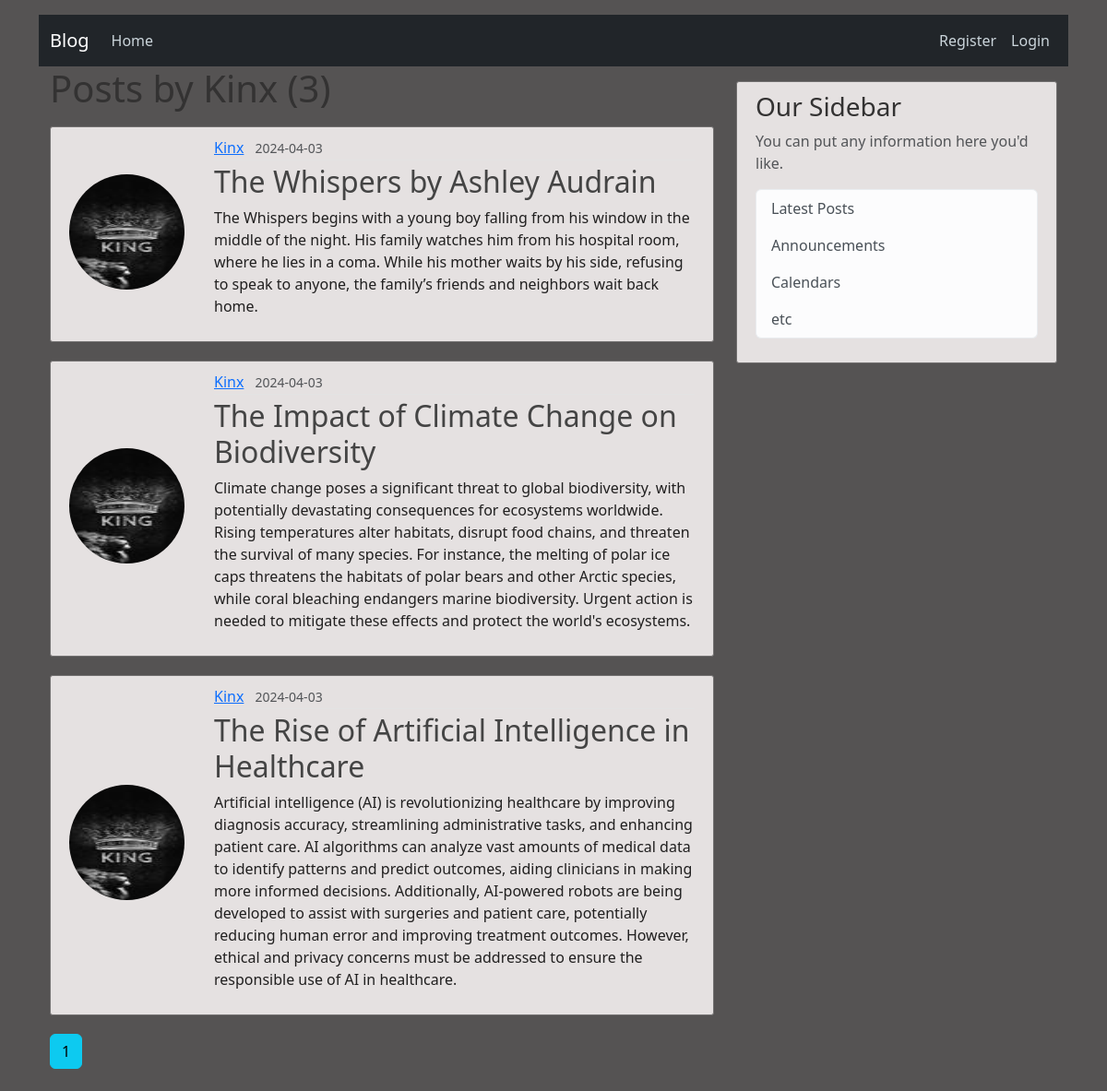
/user/Kinx, run on an earlier commit of the app's database.
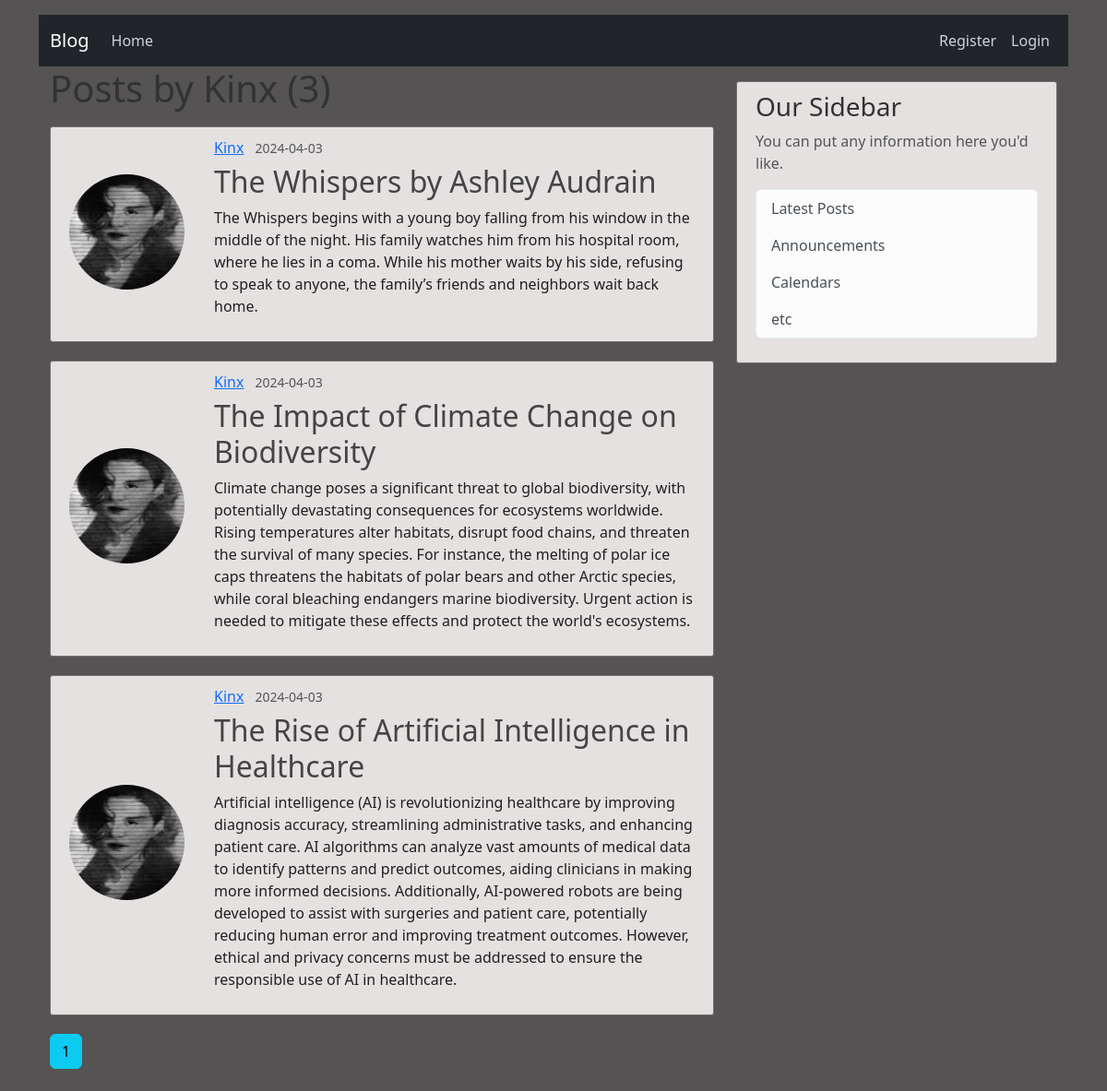
And on a later commit of the database.
### blog/models.py (models this page shows, shortened)
class User(db.Model, UserMixin):
    id = db.Column(db.Integer, primary_key=True)
    firstname = db.Column(db.String(20), unique=False, nullable=False)
    lastname = db.Column(db.String(20), unique=False, nullable=False)
    email = db.Column(db.String(20), unique=True, nullable=False)
    username = db.Column(db.String(20), unique=True, nullable=False)
    image_file = db.Column(db.String(20), nullable=False, default='default.jpg')
    password = db.Column(db.String(20), nullable=False)
    address= db.Column(db.String(20), nullable=False)
    posts = db.relationship('Post', backref='author', lazy=True)

class Post(db.Model):
    id = db.Column(db.Integer, primary_key=True)
    title = db.Column(db.String(100), nullable=False)
    content = db.Column(db.Text(), nullable=False)
    date_posted = db.Column(db.DateTime(), nullable=False, default=datetime.now(utc))
    user_id = db.Column(db.Integer, db.ForeignKey('user.id'), nullable=False)

### blog/routes.py (the view)
@app.route("/user/<string:username>")
def user_posts(username):
    page = request.args.get('page', 1, type=int)
    user = User.query.filter_by(username=username).first_or_404()
    posts = Post.query.filter_by(author=user)\
        .order_by(Post.date_posted.desc())\
        .paginate(page=page, per_page=5)
    return render_template('user_posts.html', posts=posts, user=user)

### blog/templates/user_posts.html
{% extends "index.html" %}
{% block content %}
    <h1 class="mb-3">Posts by {{ user.username }} ({{ posts.total }})</h1>
    {% for post in posts.items %}
        <article class="media content-section">
          <div class="sticky-header__user-container">
            <div class="sticky-header__avtar">
                <img class="rounded-circle account-img" src="{{ url_for('static', filename='profile_pics/' + post.author.image_file) }}">
            </div>
          <div class="media-body">
            <div class="article-metadata">
              <a class="mr-2" href="{{ url_for('user_posts', username=post.author.username) }}">{{ post.author.username }}</a>
              <small class="text-muted">{{ post.date_posted.strftime('%Y-%m-%d') }}</small>
            </div>
            <h2><a class="article-title" href="{{ url_for('post', post_id=post.id) }}">{{ post.title }}</a></h2>
            <p class="article-content">{{ post.content }}</p>
          </div>
        </article>
    {% endfor %}
    {% for page_num in posts.iter_pages(left_edge=1, right_edge=1, left_current=1, right_current=2) %}
      {% if page_num %}
        {% if posts.page == page_num %}
          <a class="btn btn-info mb-4" href="{{ url_for('user_posts', username=user.username, page=page_num) }}">{{ page_num }}</a>
        {% else %}
          <a class="btn btn-outline-info mb-4" href="{{ url_for('user_posts', username=user.username, page=page_num) }}">{{ page_num }}</a>
        {% endif %}
      {% else %}
        ...
      {% endif %}
    {% endfor %}
{% endblock content %}

### blog/templates/index.html (shortened to what this page needs)
<!doctype html>
<html lang="en">
<head>
  <link rel="stylesheet" href="https://maxcdn.bootstrapcdn.com/bootstrap/4.0.0/css/bootstrap.min.css">
  <link href="https://cdn.jsdelivr.net/npm/bootstrap@5.3.3/dist/css/bootstrap.min.css" rel="stylesheet">
  <link href="https://cdn.jsdelivr.net/npm/bootstrap@5.3.3/dist/css/bootstrap.min.css" rel="stylesheet"
>
  <link rel="stylesheet" type="text/css" href="{{ url_for('static', filename='main.css') }}">
</head>
<body>
  <div class="container">
    <header class="site-header">
      <nav class="navbar navbar-expand-lg navbar-dark bg-dark">
        <div class="container">
          <a class="navbar-brand" href="#">Blog</a>
          <div class="collapse navbar-collapse" id="navbarSupportedContent">
            <div class="navbar-nav me-auto mb-2 mb-lg-0">
              <a class="nav-link nav-item" aria-current="page" href="{{ url_for('home') }}">Home </a>
            </div>
            <div class="navbar-nav">
              {% if current_user.is_authenticated %}
              <a class=" nav-item nav-link" href="{{ url_for('new_post') }}" >New Post</a>
              <a class=" nav-item nav-link" href="{{ url_for('account') }}" >Account</a>
              <a class=" nav-item nav-link" href="{{ url_for('logout') }}" >Logout</a>
              {% else %}
              <a class=" nav-item nav-link" href="{{ url_for('register') }}">Register</a>
              <a class=" nav-item nav-link" href="{{ url_for('login') }}" >Login</a>
            {% endif %}
            </div>
          </div>
        </div>
      </nav>
    </header>
    <main role="main" class="container">
      <div class="row">
        <div class="col-md-8">
          {% block content %}{% endblock %}
        </div>
        <div class=" col-md-4">
          <div class="content-section my-3">
            <h3>Our Sidebar</h3>
            <p class='text-muted'>You can put any information here you'd like.
              <ul class="list-group">
                <li class="list-group-item list-group-item-light">Latest Posts</li>
                <li class="list-group-item list-group-item-light">Announcements</li>
                <li class="list-group-item list-group-item-light">Calendars</li>
                <li class="list-group-item list-group-item-light">etc</li>
              </ul>
            </p>
          </div>
        </div>
      </div>
    </main>
</body>
</html>

### blog/static/main.css (style rules this page uses)
body { background: hsl(0, 1%, 33%); color: #201f1f; margin-top: 1rem; }
h1, h2, h3, h4, h5, h6 { color: #333232; }
.content-section { background-color: hsl(0, 7%, 89%); padding: 10px 20px; border: 1px solid #727070; border-radius: 3px; margin-top: 17px; margin-bottom: 20px; }
.site-header .navbar-nav .nav-link { color: #cbd5db; }
.article-title { text-decoration: none; color: #444444; }
.article-content { white-space: pre-line; }
.article-metadata { padding-bottom: 1px; margin-bottom: 4px; border-bottom: 1px solid #e3e3e3 }
.account-img { height: 125px; width: 125px; margin-top: 10px; margin-right: 20px; margin-bottom: 16px; }
.sticky-header__user-container { display: -ms-flexbox; display: flex; -ms-flex-align: center; align-items: center; gap: 12px; }

What changed in the data, as far as the page shows it:
changed through a linked row, Post "The Whispers by Ashley Audrain": image_file: a different picture
changed through a linked row, Post "The Impact of Climate Change on Biodiversity": image_file: a different picture
changed through a linked row, Post "The Rise of Artificial Intelligence in Healthcare": image_file: a different picture
